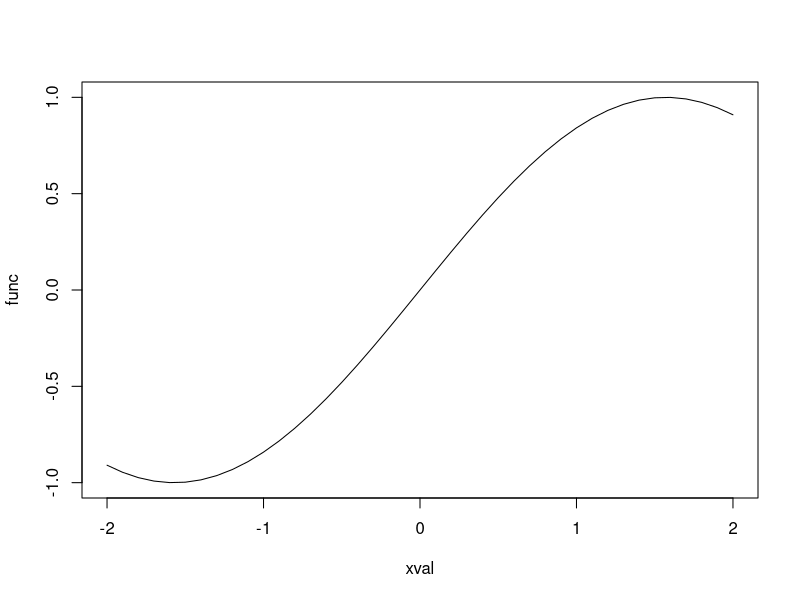
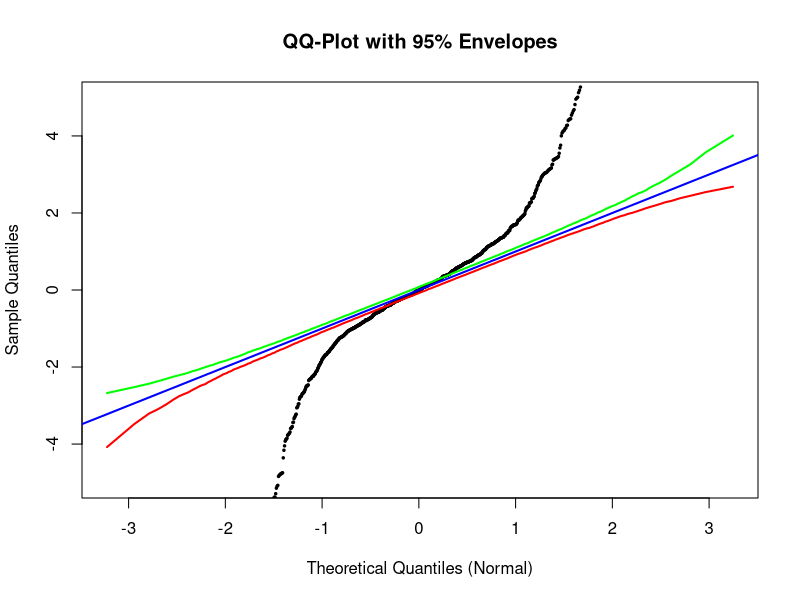
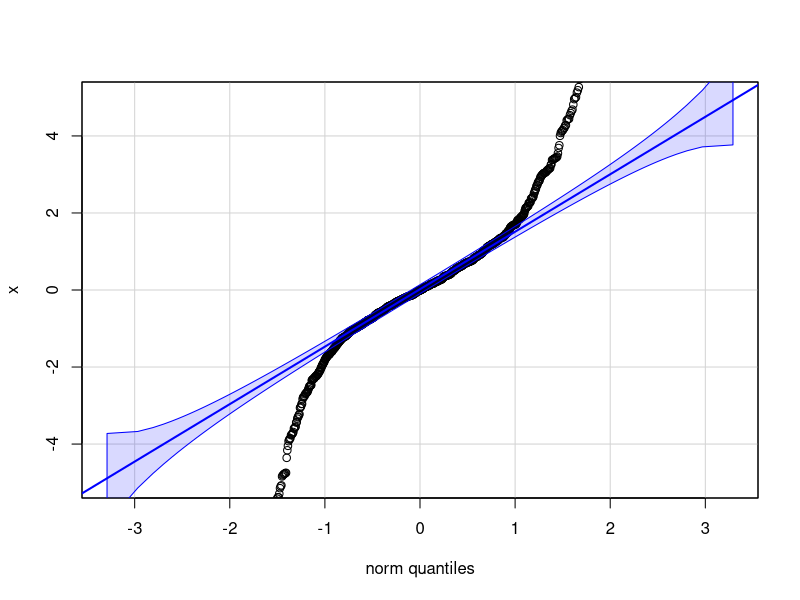

Write R code to recreate these figures, in order.
## ---- chunk 1
xval <- seq(-2,2,0.1)
func <- sin(xval)
plot(xval, func, "l")
## ---- chunk 2
set.seed(500)
x <- rt(1000, 1)
n <- length(x)
x_sorted <- sort(x)

#generating theoretical normal order statistics using stimulation
B <- 1000
Z <- matrix(rnorm(n * B), nrow = n, ncol = B)
Z_sorted <- apply(Z, 2, sort)

#95% envelope
theoretical <- rowMeans(Z_sorted)
lower <- apply(Z_sorted, 1, quantile, probs = 0.025)
upper <- apply(Z_sorted, 1, quantile, probs = 0.975)

#qqplot
plot(theoretical, x_sorted, pch = 20, cex = 0.5,
     xlab = "Theoretical Quantiles (Normal)",
     ylab = "Sample Quantiles",
     main = "QQ-Plot with 95% Envelopes",
     ylim = c(-5, 5))

lines(theoretical, lower, col = "red", lwd = 2)
lines(theoretical, upper, col = "green", lwd = 2)
abline(0, 1, col = "blue", lwd = 2)

## ---- chunk 3
#| message: false
#| warning: false
library(car)
qqPlot(x, envelope = 0.95, ylim = c(-5, 5))
